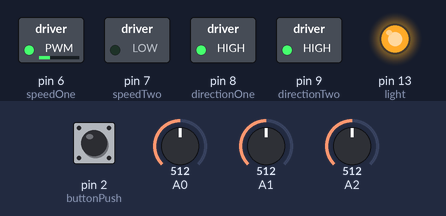
Recording of a sketch running on a simulated Arduino Uno, built with avr-gcc and run on an emulated ATmega328P. On the bench: switched loads named in the sketch (green lamp = pin HIGH), output pins drawn as LEDs (lit = HIGH). Inputs (shaded band) come from the test bench; at power-on: pin 2 (buttonPush) HIGH, A2 = 512, A0 = 512, A1 = 512.

Above: at 7.3 s.
7.4 s: pin 2 (buttonPush) pulled LOW for 3.2 s
At 8.7 s:
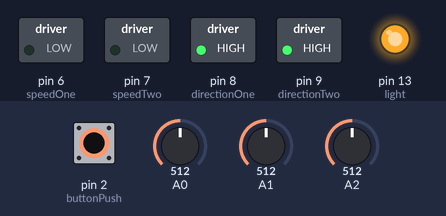
12.4 s: A2 set to 716
At 13.6 s:
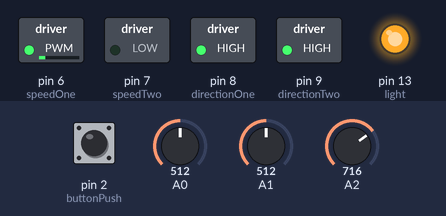
13.9 s: A2 set to 511
At 14.8 s:
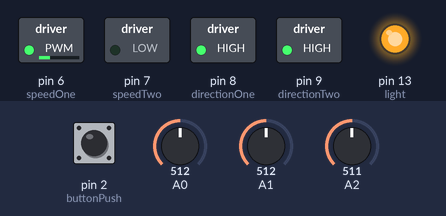
15.4 s: A0 set to 716
At 16.0 s:
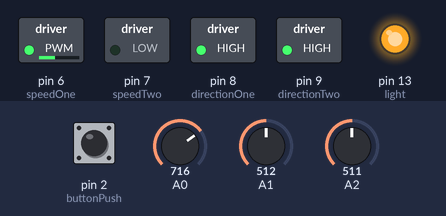
16.9 s: pin 2 (buttonPush) pulled LOW for 0.15 s
At 18.3 s:
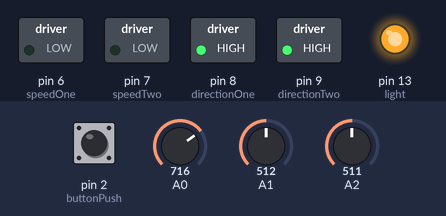
Timing chart, 0 to 19.5 s (numbered marks = the images above; inputs shaded):
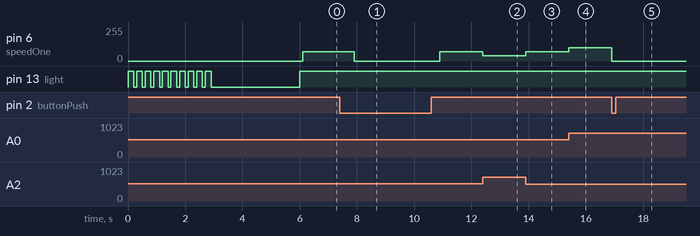

The sketch:

Line_Following_Robot_In_Action.ino
```cpp
/****************************************************************
Line_Following_Robot_In_Action.ino
Awara
*****************************************************************/
// sensor values
int LDRONE;
int LDRTWO;
int LDRTHREE;
// calibration offsets
int leftOff = 0;
int rightOff = 0;
int center = 0;
// pins for motor speed and direction
int speedOne = 6;
int speedTwo = 7;
int directionOne = 8;
int directionTwo = 9;
// starting speed and rotation offset
int startSpeed = 70;
int rotate = 30;
// sensor threshold
int threshhold = 5;
int left = startSpeed;
int right = startSpeed;
int buttonPush = 2;
int motorsOff = true;
int light = 13;

// Sensor calibration routine
void calibrate(){
    for (int i = 0; i < 10; i++){ // run this 10 times to obtain average
        digitalWrite(light, HIGH);
        delay(100);
        LDRONE = analogRead(0);
        LDRTWO = analogRead(1);
        LDRTHREE = analogRead(2);
        leftOff = leftOff + LDRONE;
        center = center + LDRTWO;
        rightOff = rightOff + LDRTHREE;
        delay(100);
        digitalWrite(light, LOW);
        delay(100);
    }
    // obtain average for each sensor
    leftOff = leftOff / 10;
    rightOff = rightOff / 10;
    center = center / 10;
    // calculate offsets for left and right sensors
    leftOff = center - leftOff;
    rightOff = center - rightOff;
}

void setup(){
    pinMode(buttonPush, INPUT_PULLUP);
    pinMode(light, OUTPUT);
    pinMode(speedOne, OUTPUT);
    pinMode(speedTwo, OUTPUT);
    pinMode(directionOne, OUTPUT);
    pinMode(directionTwo, OUTPUT);
    // calibrate the sensors
    calibrate();
    delay(3000);
    digitalWrite(light, HIGH);
    delay(100);
    // set motor direction to forward
    digitalWrite(directionOne, HIGH);
    digitalWrite(directionTwo, HIGH);
    // set speed of both motors
    analogWrite(speedOne, left);
    analogWrite(speedTwo, right);
}

void loop(){
    if (!digitalRead(buttonPush)){
        // button is pressed. Toggle motors on or off.
        motorsOff = !motorsOff;
        if (motorsOff){
            analogWrite(speedOne, 0);
            analogWrite(speedTwo, 0);
        }
        delay(500);
    }
    // make both motors same speed
    left = startSpeed;
    right = startSpeed;
    // read the sensors and add the offsets
    LDRONE = analogRead(0) + leftOff;
    LDRTWO = analogRead(1);
    LDRTHREE = analogRead(2) + rightOff;
    // if LDRONE is greater than the centre sensor + threshold turn right
    if (LDRONE > (LDRTWO + threshhold)){
        left = startSpeed + rotate;
        right = startSpeed - rotate;
    }
    // if LDR3 is greater than the centre sensor + threshold turn left
    if (LDRTHREE > (LDRTWO + threshhold)){
        left = startSpeed - rotate;
        right = startSpeed + rotate;
    }
    // send the speed values to the motors
    if (!motorsOff){
        analogWrite(speedOne, left);
        analogWrite(speedTwo, right);
    }
}
```

Measured:
- after the input at 7.4 s, pin 6 (speedOne): 70/255 → 0/255 after 0.50 s, → 70/255 3.0 s later
- after the input at 12.4 s, pin 6 (speedOne): 70/255 → 40/255 at once
- after the input at 13.9 s, pin 6 (speedOne): 40/255 → 70/255 at once
- after the input at 15.4 s, pin 6 (speedOne): 70/255 → 100/255 at once
- after the input at 16.9 s, pin 6 (speedOne): 100/255 → 0/255 at once
